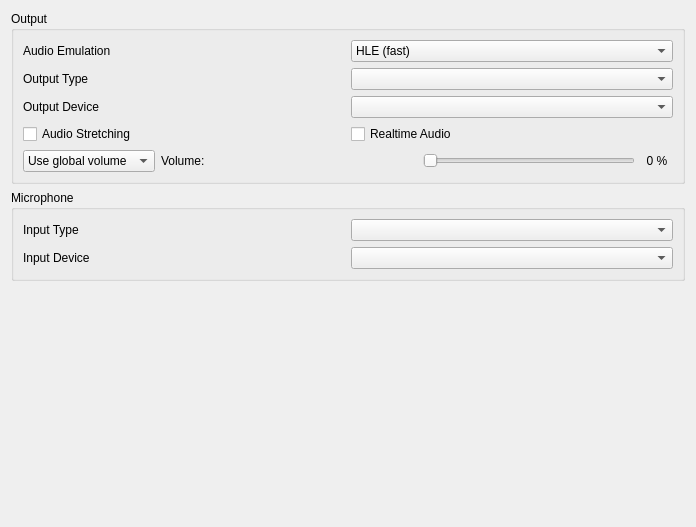
<?xml version="1.0" encoding="UTF-8"?>
<ui version="4.0">
 <class>ConfigureAudio</class>
 <widget class="QWidget" name="ConfigureAudio">
  <property name="geometry">
   <rect>
    <x>0</x>
    <y>0</y>
    <width>696</width>
    <height>527</height>
   </rect>
  </property>
  <layout class="QVBoxLayout">
   <item>
    <widget class="QGroupBox" name="groupBox">
     <property name="title">
      <string>Output</string>
     </property>
     <layout class="QVBoxLayout">
      <item>
      <widget class="QWidget" name="widget_emulation" native="true">
        <layout class="QHBoxLayout" name="horizontalLayout_emulation">
            <property name="leftMargin">
            <number>0</number>
            </property>
            <property name="topMargin">
            <number>0</number>
            </property>
            <property name="rightMargin">
            <number>0</number>
            </property>
            <property name="bottomMargin">
            <number>0</number>
            </property>
            <item>
            <widget class="QLabel" name="label_emulation">
            <property name="toolTip">
            <string>&lt;html&gt;&lt;head/&gt;&lt;body&gt;&lt;p&gt;Choose whether to enable Audio DSP in HLE or LLE mode (Note: LLE mode has a heavy performance impact).&lt;/p&gt;&lt;/body&gt;&lt;/html&gt;</string>
            </property>
            <property name="text">
            <string>Audio Emulation</string>
            </property>
            </widget>
            </item>
            <item>
            <widget class="QComboBox" name="emulation_combo_box">
            <item>
            <property name="text">
                <string>HLE (fast)</string>
            </property>
            </item>
            <item>
            <property name="text">
                <string>LLE (accurate)</string>
            </property>
            </item>
            <item>
            <property name="text">
                <string>LLE multi-core</string>
            </property>
            </item>
            </widget>
            </item>
        </layout>
       </widget>
      </item>
      <item>
       <layout class="QGridLayout" name="output_layout" columnstretch="1,1">
        <item row="0" column="0">
         <widget class="QLabel" name="output_type_label">
          <property name="toolTip">
           <string>&lt;html&gt;&lt;body&gt;Select the audio API to output sound with. Some may perform better than others.&lt;/body&gt;&lt;/html&gt;</string>
          </property>
          <property name="text">
           <string>Output Type</string>
          </property>
         </widget>
        </item>
        <item row="0" column="1">
         <widget class="QComboBox" name="output_type_combo_box"/>
        </item>
        <item row="1" column="0">
         <widget class="QLabel" name="output_device_label">
          <property name="toolTip">
           <string>&lt;html&gt;&lt;body&gt;Select the audio device to output sound to.&lt;/body&gt;&lt;/html&gt;</string>
          </property>
          <property name="text">
           <string>Output Device</string>
          </property>
         </widget>
        </item>
        <item row="1" column="1">
         <widget class="QComboBox" name="output_device_combo_box"/>
        </item>
       </layout>
      </item>
      <item>
       <layout class="QGridLayout" name="gridLayout_0">
        <item row="1" column="0">
         <widget class="QCheckBox" name="toggle_audio_stretching">
          <property name="toolTip">
           <string>&lt;html&gt;&lt;head/&gt;&lt;body&gt;&lt;p&gt;This post-processing effect adjusts audio speed to match emulation speed and helps prevent audio stutter. This however increases audio latency.&lt;/p&gt;&lt;/body&gt;&lt;/html&gt;</string>
          </property>
          <property name="text">
           <string>Audio Stretching</string>
          </property>
         </widget>
        </item>
        <item row="1" column="1">
         <widget class="QCheckBox" name="toggle_realtime_audio">
          <property name="toolTip">
           <string>&lt;html&gt;&lt;head/&gt;&lt;body&gt;&lt;p&gt;Scales audio playback speed to account for drops in emulation framerate.&lt;/p&gt;&lt;p&gt;This means that audio will play at full speed even while the game framerate is low. May cause audio desync issues.&lt;/p&gt;&lt;/body&gt;&lt;/html&gt;</string>
          </property>
          <property name="text">
           <string>Realtime Audio</string>
          </property>
         </widget>
        </item>
       </layout>
      </item>
      <item>
       <widget class="QWidget" name="volume_layout" native="true">
        <layout class="QHBoxLayout" name="horizontalLayout_2">
         <property name="leftMargin">
          <number>0</number>
         </property>
         <property name="topMargin">
          <number>0</number>
         </property>
         <property name="rightMargin">
          <number>0</number>
         </property>
         <property name="bottomMargin">
          <number>0</number>
         </property>
         <item>
          <widget class="QComboBox" name="volume_combo_box">
           <item>
            <property name="text">
             <string>Use global volume</string>
            </property>
           </item>
           <item>
            <property name="text">
             <string>Set volume:</string>
            </property>
           </item>
          </widget>
         </item>
         <item>
          <widget class="QLabel" name="volume_label">
           <property name="text">
            <string>Volume:</string>
           </property>
          </widget>
         </item>
         <item>
          <spacer name="horizontalSpacer">
           <property name="orientation">
            <enum>Qt::Horizontal</enum>
           </property>
           <property name="sizeHint" stdset="0">
            <size>
             <width>30</width>
             <height>20</height>
            </size>
           </property>
          </spacer>
         </item>
         <item>
          <widget class="QSlider" name="volume_slider">
           <property name="sizePolicy">
            <sizepolicy hsizetype="Expanding" vsizetype="Fixed">
             <horstretch>0</horstretch>
             <verstretch>0</verstretch>
            </sizepolicy>
           </property>
           <property name="maximum">
            <number>100</number>
           </property>
           <property name="pageStep">
            <number>5</number>
           </property>
           <property name="orientation">
            <enum>Qt::Horizontal</enum>
           </property>
          </widget>
         </item>
         <item>
          <widget class="QLabel" name="volume_indicator">
           <property name="minimumSize">
            <size>
             <width>32</width>
             <height>0</height>
            </size>
           </property>
           <property name="text">
            <string>0 %</string>
           </property>
           <property name="alignment">
            <set>Qt::AlignCenter</set>
           </property>
          </widget>
         </item>
        </layout>
       </widget>
      </item>
     </layout>
    </widget>
   </item>
   <item>
    <widget class="QGroupBox" name="input_layout">
     <property name="title">
      <string>Microphone</string>
     </property>
     <layout class="QGridLayout" name="input_inner_layout" columnstretch="1,1">
      <item row="0" column="0">
       <widget class="QLabel" name="input_type_label">
          <property name="toolTip">
           <string>&lt;html&gt;&lt;body&gt;Select the audio API to input sound with. Select None to disable the microphone.&lt;/body&gt;&lt;/html&gt;</string>
          </property>
        <property name="text">
         <string>Input Type</string>
        </property>
       </widget>
      </item>
      <item row="0" column="1">
       <widget class="QComboBox" name="input_type_combo_box"/>
      </item>
      <item row="1" column="0">
       <widget class="QLabel" name="input_device_label">
          <property name="toolTip">
           <string>&lt;html&gt;&lt;body&gt;Select the audio device to input sound with.&lt;/body&gt;&lt;/html&gt;</string>
          </property>
        <property name="text">
         <string>Input Device</string>
        </property>
       </widget>
      </item>
      <item row="1" column="1">
       <widget class="QComboBox" name="input_device_combo_box"/>
      </item>
     </layout>
    </widget>
   </item>
   <item>
    <spacer>
     <property name="orientation">
      <enum>Qt::Vertical</enum>
     </property>
     <property name="sizeHint" stdset="0">
      <size>
       <width>167</width>
       <height>55</height>
      </size>
     </property>
    </spacer>
   </item>
  </layout>
 </widget>
 <tabstops>
  <tabstop>emulation_combo_box</tabstop>
  <tabstop>toggle_audio_stretching</tabstop>
  <tabstop>volume_slider</tabstop>
  <tabstop>output_type_combo_box</tabstop>
  <tabstop>output_device_combo_box</tabstop>
  <tabstop>input_type_combo_box</tabstop>
  <tabstop>input_device_combo_box</tabstop>
 </tabstops>
 <resources/>
 <connections/>
</ui>
